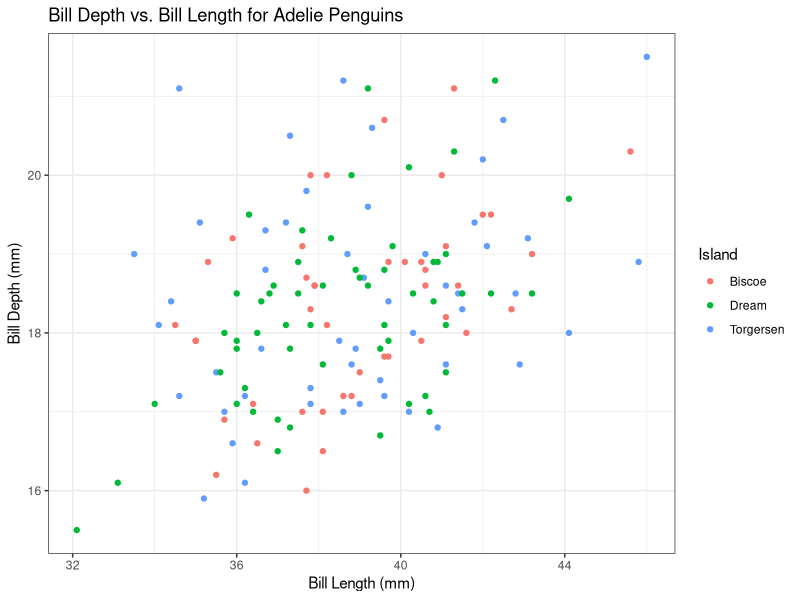
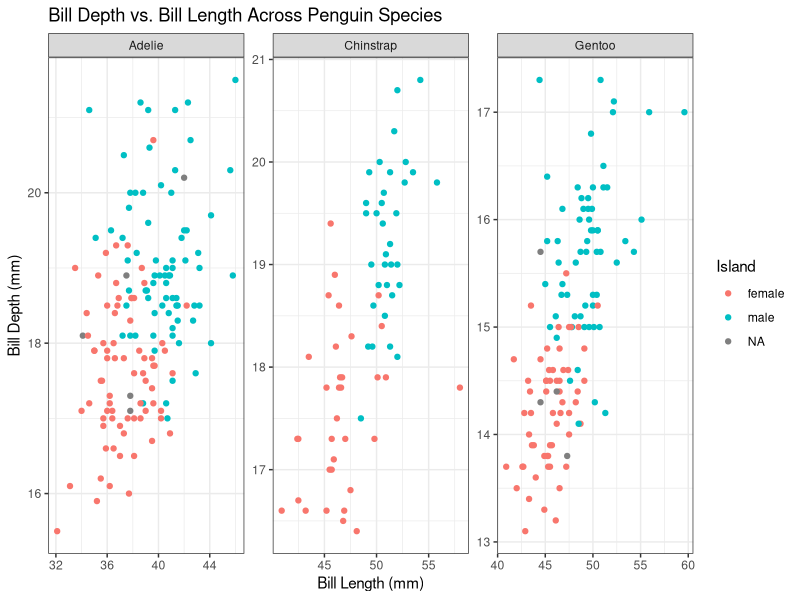
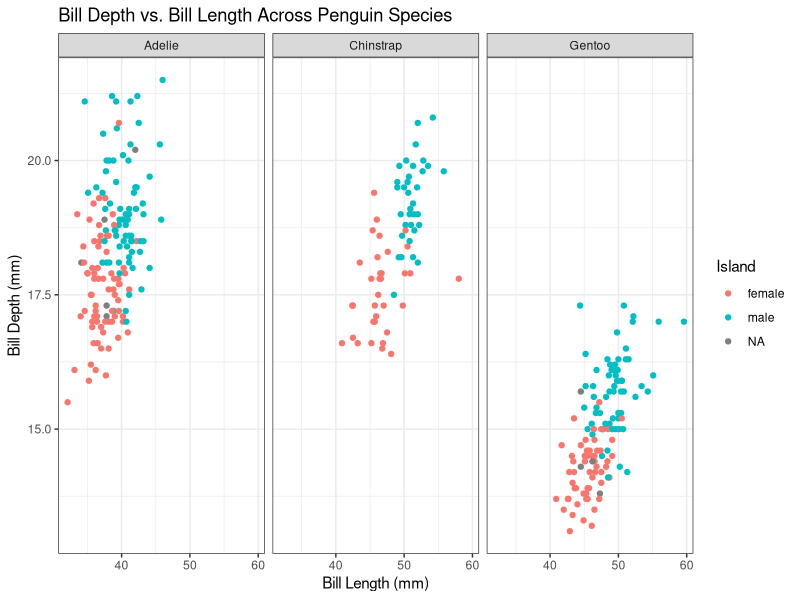
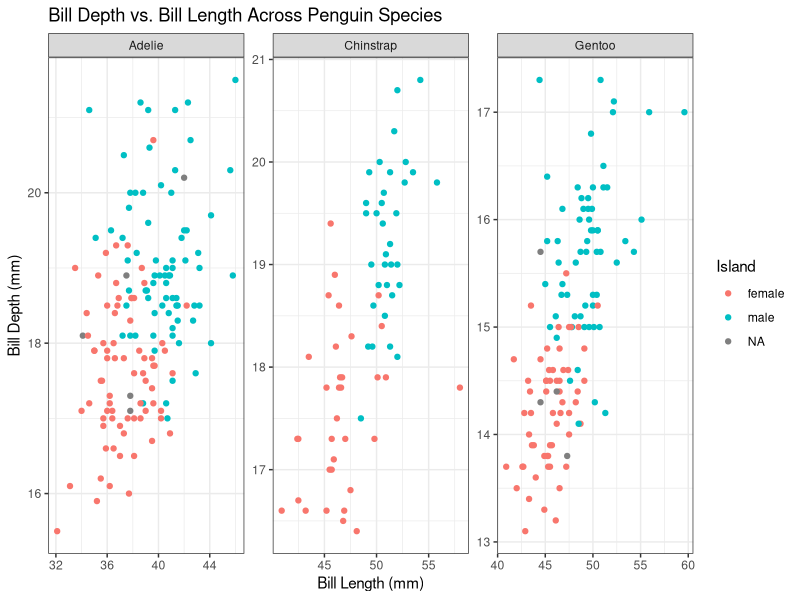

Reproduce these figures in R, in order.
################################################################################
# 2.1
################################################################################
# Load necessary libraries
library(palmerpenguins)
library(tidyverse)

# Build a scatter plot of bill depth vs. bill length for Adelie penguins.
# Map the point colors to the island that the Adelie penguin was observed on.
# Add axes labels and a main title.
ggplot(data = penguins %>% filter(species == "Adelie")) + 
  geom_point(aes(x = bill_length_mm, y = bill_depth_mm, color = island)) +
  xlab("Bill Length (mm)") +
  ylab("Bill Depth (mm)") +
  ggtitle("Bill Depth vs. Bill Length for Adelie Penguins") +
  labs(color = "Island") +  
  theme_bw()

################################################################################
# 2.2
################################################################################
# Build another scatter plot of bill depth vs. bill length for all three penguin
### species.
# Map the point colors to the penguin's sex.
# Use facet_wrap() to plot each species in a separate panel.
# Try plotting with the parameter scales = "free".
# Choose a different pre-packaged theme (theme_bw() or theme_classic()).
# Save the plot.
plot_penguin_bills <- ggplot(data = penguins) + 
  geom_point(aes(x = bill_length_mm, y = bill_depth_mm, color = sex)) +
  facet_wrap(~species, scales = "free") +
  xlab("Bill Length (mm)") +
  ylab("Bill Depth (mm)") +
  ggtitle("Bill Depth vs. Bill Length Across Penguin Species") +
  labs(color = "Island") +
  theme_bw()

# Without free scales
plot_penguin_bills_nfs <- ggplot(data = penguins) + 
  geom_point(aes(x = bill_length_mm, y = bill_depth_mm, color = sex)) +
  facet_wrap(~species) +
  xlab("Bill Length (mm)") +
  ylab("Bill Depth (mm)") +
  ggtitle("Bill Depth vs. Bill Length Across Penguin Species") +
  labs(color = "Island") +
  theme_bw()

# Print plots
print(plot_penguin_bills)
print(plot_penguin_bills_nfs)

# Save the free scale plot
ggsave(filename = "penguin_bill_scatter.png", plot = plot_penguin_bills, 
       device = "png", width = 8, height = 4, units = "in", dpi = 300)
